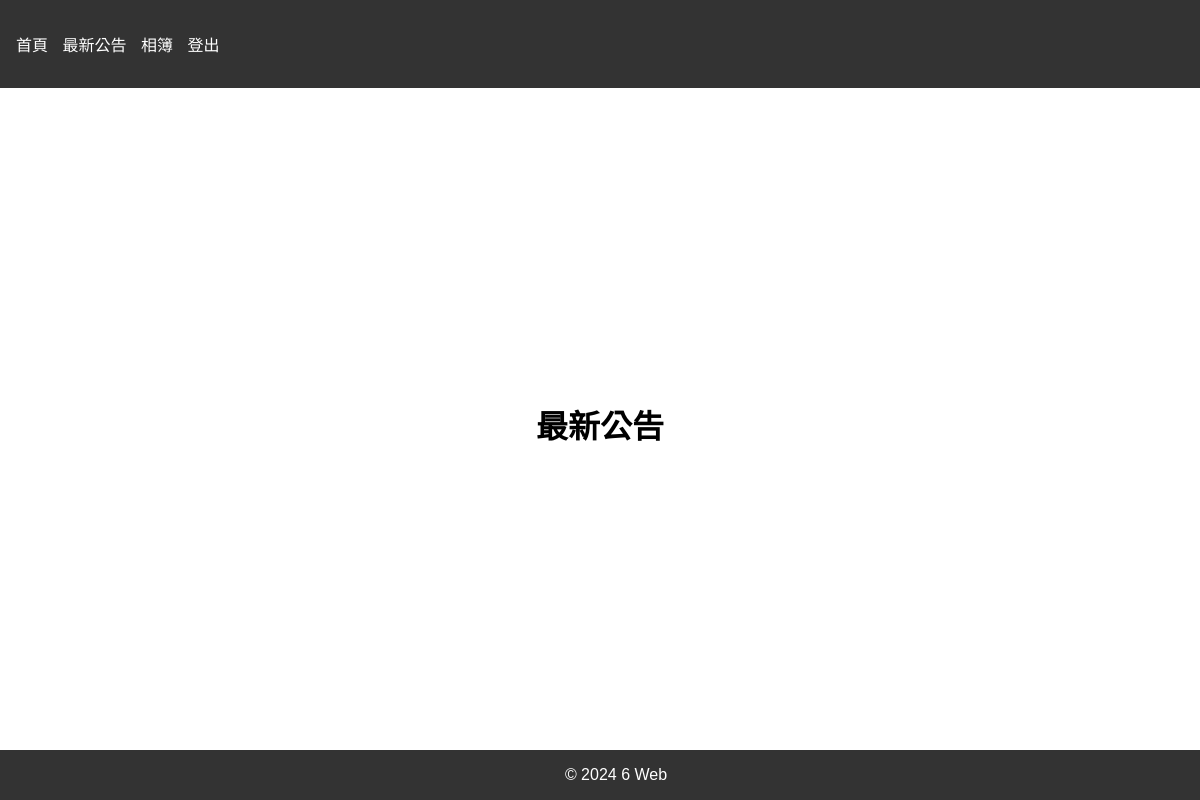
The page /announcements (signed in) on the database as committed earlier.
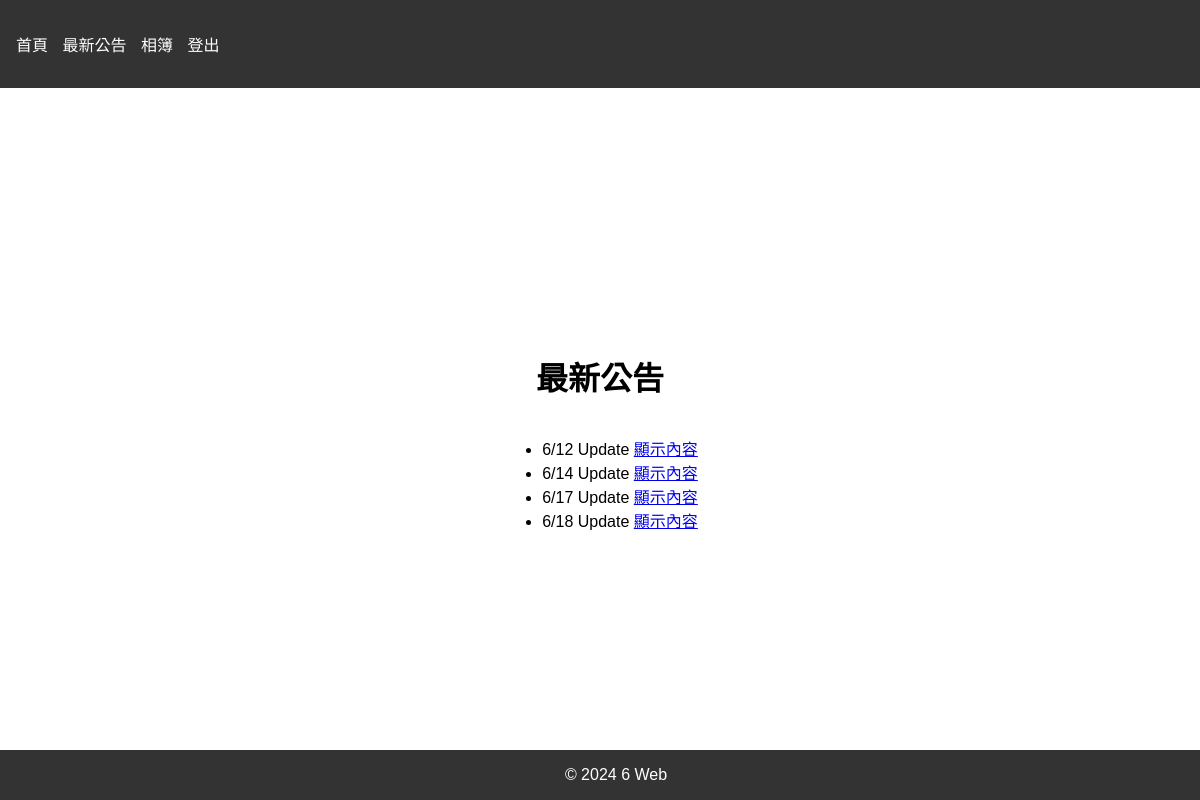
The same page on the database as committed later.
### tables this page shows
CREATE TABLE announcements (id INTEGER PRIMARY KEY, title TEXT, content TEXT);

### app.py (the view, shortened to what this page needs)
@app.route('/announcements', methods=['GET', 'POST'])
@login_required
def announcements():
    conn = sqlite3.connect('database.db')
    c = conn.cursor()
    c.execute("SELECT id, title FROM announcements")
    announcements = c.fetchall()
    if 'view_content' in request.args:
        announcement_id = request.args.get('view_content')
        c.execute("SELECT content FROM announcements WHERE id = ?", (announcement_id,))
        content = c.fetchone()[0]
    else:
        content = None
    conn.close()
    return render_template('announcements.html', announcements=announcements, content=content)

### app.py (called while the page is built)
def login_required(f):
    @wraps(f)
    def decorated_function(*args, **kwargs):
        if 'logged_in' not in session:
            return redirect(url_for('show_time'))
        return f(*args, **kwargs)
    return decorated_function

### templates/announcements.html (shortened to what this page needs)
<!DOCTYPE html>
<html lang="zh-TW">
<head>
    <link rel="stylesheet" href="{{ url_for('static', filename='styles.css') }}">
</head>
<body>
    <header>
        <nav>
            <ul>
                <li><a href="{{ url_for('index') }}">首頁</a></li>
                <li><a href="{{ url_for('announcements') }}">最新公告</a></li>
                <li><a href="{{ url_for('album') }}">相簿</a></li>
                <li><a href="{{ url_for('logout') }}">登出</a></li>
            </ul>
        </nav>
    </header>
    <main>
        <h1>最新公告</h1>
        <ul>
            {% for announcement in announcements %}
            <li>
                {{ announcement[1] }}
                <a href="{{ url_for('announcements', view_content=announcement[0]) }}">顯示內容</a>
            </li>
            {% endfor %}
        </ul>
    </main>
    <footer>
        &copy; 2024 6 Web
    </footer>
</body>
</html>

### static/styles.css (style rules this page uses)
body { font-family: Arial, sans-serif; margin: 0; padding: 0; box-sizing: border-box; }
header { background-color: #333; color: white; padding: 1em; }
nav ul { list-style: none; padding: 0; }
nav ul li { display: inline; margin-right: 10px; }
nav ul li a { color: white; text-decoration: none; }
main { display: flex; flex-direction: column; justify-content: center; align-items: center; min-height: 80vh; padding: 2em; text-align: center; }
footer { background-color: #333; color: white; text-align: center; padding: 1em; position: fixed; width: 100%; bottom: 0; }

Rows that differ between the two databases and show on the page:
added announcements: title "6/12 Update"
added announcements: title "6/14 Update"
added announcements: title "6/17 Update"
added announcements: title "6/18 Update"
